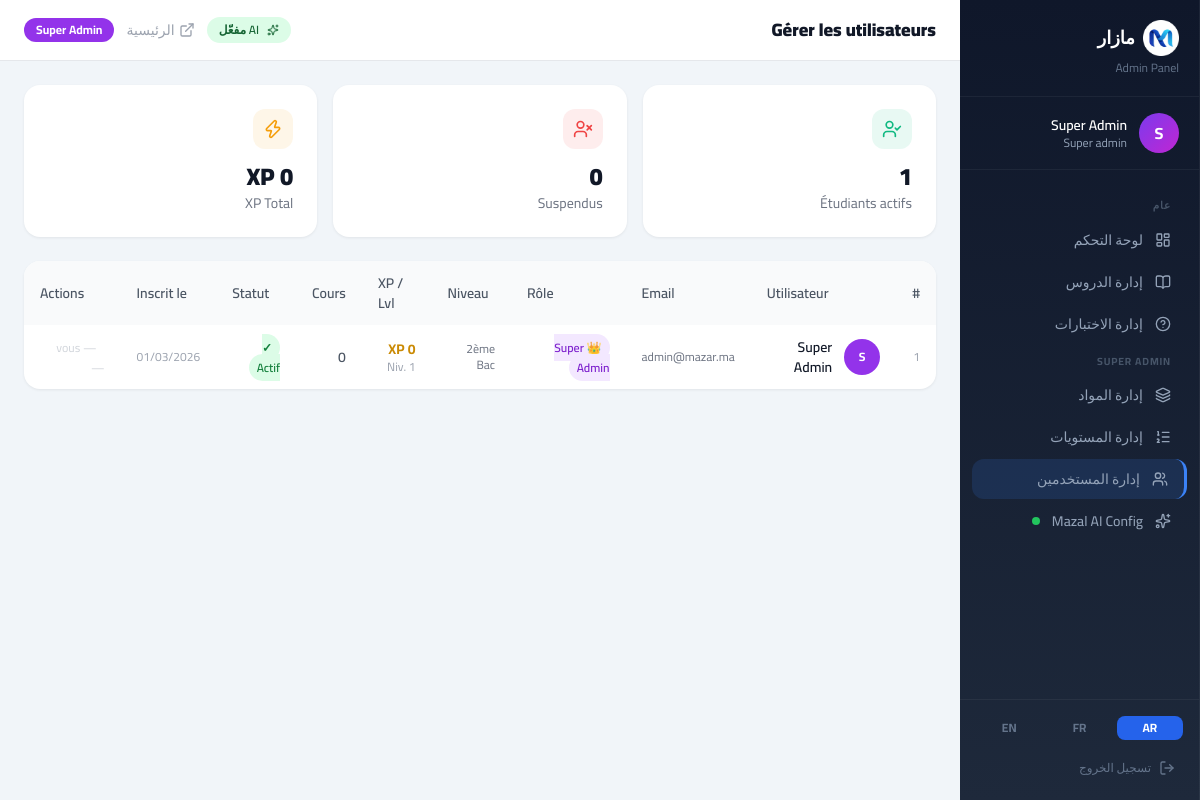
The page /admin/manage_users.php?lang=ar (signed in) on the database its author committed.
### tables this page shows
CREATE TABLE `ai_config` (
  `id`            INT UNSIGNED      NOT NULL DEFAULT 1,
  `provider`      VARCHAR(50)       NOT NULL DEFAULT 'groq',
  `model`         VARCHAR(100)      NOT NULL DEFAULT 'llama-3.3-70b-versatile',
  `api_key`       TEXT              DEFAULT NULL,
  `custom_url`    VARCHAR(500)      DEFAULT NULL,
  `system_prompt` TEXT              DEFAULT NULL,
  `enabled`       TINYINT(1)        NOT NULL DEFAULT 1,
  `temperature`   DECIMAL(3,2)      NOT NULL DEFAULT 0.70,
  `max_tokens`    INT UNSIGNED      NOT NULL DEFAULT 1000,
  `updated_at`    DATETIME          NOT NULL DEFAULT CURRENT_TIMESTAMP ON UPDATE CURRENT_TIMESTAMP,
  `updated_by`    INT UNSIGNED      DEFAULT NULL,
  PRIMARY KEY (`id`),
  CONSTRAINT `chk_ai_config_id` CHECK (`id` = 1)
);

CREATE TABLE `users` (
  `id`             INT UNSIGNED     NOT NULL AUTO_INCREMENT,
  `full_name`      VARCHAR(120)     NOT NULL,
  `email`          VARCHAR(180)     NOT NULL,
  `password`       VARCHAR(255)     NOT NULL,
  `grade_level_id` INT UNSIGNED     NOT NULL DEFAULT 13,
  `role`           ENUM('student','staff','admin','super_admin') NOT NULL DEFAULT 'student',
  `xp_points`      INT UNSIGNED     NOT NULL DEFAULT 0,
  `level`          TINYINT UNSIGNED NOT NULL DEFAULT 1,
  `status`         ENUM('active','banned') NOT NULL DEFAULT 'active',
  `created_at`     DATETIME         NOT NULL DEFAULT CURRENT_TIMESTAMP,
  PRIMARY KEY (`id`),
  UNIQUE KEY `email` (`email`),
  KEY `grade_level_id` (`grade_level_id`)
);

CREATE TABLE `levels` (
  `id`        INT UNSIGNED NOT NULL AUTO_INCREMENT,
  `name_ar`   VARCHAR(100) NOT NULL,
  `name_fr`   VARCHAR(100) NOT NULL,
  `name_en`   VARCHAR(100) NOT NULL,
  `slug`      VARCHAR(60)  NOT NULL,
  `order_num` TINYINT      NOT NULL DEFAULT 0,
  PRIMARY KEY (`id`),
  UNIQUE KEY `slug` (`slug`)
);

### includes/functions.php (called while the page is built, shortened)
<?php
function getCurrentLang(): string {
    return $_SESSION[SESS_LANG] ?? DEFAULT_LANG;
}
function loadTranslations(): array {
    static $trans = null;
    if ($trans === null) {
        $lang = getCurrentLang();
        $file = dirname(__DIR__) . '/lang/' . $lang . '.php';
        $trans = include $file;
    }
    return $trans;
}
function t(string $key, array $replace = []): string {
    $translations = loadTranslations();
    $text = $translations[$key] ?? $key;
    return $text;
}

### admin/manage_users.php (the view, shortened to what this page needs)
<?php
require_once dirname(__DIR__) . '/includes/functions.php';
$db        = getDB();
$users  = $db->query(
    "SELECT u.id, u.full_name, u.email, u.role, u.xp_points, u.level, u.status, u.created_at,
            u.grade_level_id,
            lv.name_fr AS grade,
            (SELECT COUNT(*) FROM user_lesson_completions ulc WHERE ulc.user_id=u.id) AS completions
     FROM users u
     JOIN levels lv ON lv.id = u.grade_level_id
     ORDER BY u.xp_points DESC"
)->fetchAll();
require dirname(__DIR__) . '/admin/_layout.php';
?>
<div class="grid grid-cols-3 gap-4 mb-6">
<?php
  $active = count(array_filter($users, fn($u)=>$u['status']==='active'));
  $banned = count($users) - $active;
  $totalXP = array_sum(array_column($users,'xp_points'));
  $cards = [
    ['Étudiants actifs', $active,  'user-check','#10B981'],
    ['Suspendus',        $banned,  'user-x',    '#EF4444'],
    ['XP Total',         number_format($totalXP).' XP', 'zap', '#F59E0B'],
  ];
  foreach($cards as [$label,$val,$icon,$color]):
?>
  <div class="stat-card">
    <div class="w-10 h-10 rounded-xl flex items-center justify-center mb-3" style="background:<?= $color ?>18">
      <i data-lucide="<?= $icon ?>" class="w-5 h-5" style="color:<?= $color ?>"></i>
    </div>
    <div class="text-2xl font-black text-gray-900"><?= $val ?></div>
    <div class="text-gray-500 text-sm"><?= $label ?></div>
  </div>
<?php endforeach; ?>
</div>
<div class="admin-card overflow-hidden">
  <div class="overflow-x-auto">
    <table class="dt-table w-full text-sm">
      <thead>
        <tr class="bg-gray-50 text-gray-600 text-left">
          <th class="px-4 py-3 font-semibold">#</th>
          <th class="px-4 py-3 font-semibold">Utilisateur</th>
          <th class="px-4 py-3 font-semibold">Email</th>
          <th class="px-4 py-3 font-semibold">Rôle</th>
          <th class="px-4 py-3 font-semibold">Niveau</th>
          <th class="px-4 py-3 font-semibold">XP / Lvl</th>
          <th class="px-4 py-3 font-semibold">Cours</th>
          <th class="px-4 py-3 font-semibold">Statut</th>
          <th class="px-4 py-3 font-semibold">Inscrit le</th>
          <th class="px-4 py-3 font-semibold">Actions</th>
        </tr>
      </thead>
      <tbody class="divide-y divide-gray-100">
        <?php foreach($users as $u): ?>
        <tr class="hover:bg-gray-50 transition">
          <td class="px-4 py-3 text-gray-400 text-xs"><?= $u['id'] ?></td>
          <td class="px-4 py-3">
            <div class="flex items-center gap-3">
              <div class="w-9 h-9 rounded-full flex items-center justify-center text-white font-bold text-xs flex-shrink-0
                <?= $u['role']==='super_admin'?'bg-purple-600':($u['role']==='admin'?'bg-blue-700':($u['role']==='staff'?'bg-cyan-600':'bg-blue-100 !text-blue-700')) ?>">
                <?= mb_strtoupper(mb_substr($u['full_name'],0,1)) ?>
              </div>
              <div>
                <div class="font-semibold text-gray-900 text-sm"><?= htmlspecialchars($u['full_name']) ?></div>
              </div>
            </div>
          </td>
          <td class="px-4 py-3 text-gray-500 text-xs max-w-[140px] truncate"><?= htmlspecialchars($u['email']) ?></td>
          <td class="px-4 py-3">
            <?php
              if ($u['role'] === 'super_admin')     { $rolePill = 'bg-purple-100 text-purple-700'; $roleLabel = '👑 Super Admin'; }
              elseif ($u['role'] === 'admin')        { $rolePill = 'bg-blue-100 text-blue-700';    $roleLabel = '🛡 Admin';       }
              elseif ($u['role'] === 'staff')        { $rolePill = 'bg-cyan-100 text-cyan-700';    $roleLabel = '🔧 Staff';       }
              else                                   { $rolePill = 'bg-gray-100 text-gray-600';    $roleLabel = '🎓 Étudiant';    }
            ?>
            <span class="px-2 py-0.5 rounded-full text-xs font-semibold <?= $rolePill ?>"><?= $roleLabel ?></span>
          </td>
          <td class="px-4 py-3 text-gray-500 text-xs"><?= htmlspecialchars($u['grade']) ?></td>
          <td class="px-4 py-3">
            <div class="font-bold text-yellow-600 text-sm"><?= number_format($u['xp_points']) ?> XP</div>
            <div class="text-gray-400 text-xs">Niv. <?= $u['level'] ?></div>
          </td>
          <td class="px-4 py-3 text-gray-600 text-sm font-semibold"><?= $u['completions'] ?></td>
          <td class="px-4 py-3">
            <span class="px-2 py-0.5 rounded-full text-xs font-semibold
              <?= $u['status']==='active' ? 'bg-green-100 text-green-700' : 'bg-red-100 text-red-700' ?>">
              <?= $u['status']==='active' ? '✓ Actif' : '✗ Suspendu' ?>
            </span>
          </td>
          <td class="px-4 py-3 text-gray-400 text-xs"><?= date('d/m/Y', strtotime($u['created_at'])) ?></td>
          <td class="px-4 py-3">
            <?php if($u['id'] != $_SESSION[SESS_USER_ID]): ?>
            <div class="flex items-center gap-1.5">
              <button
                onclick='openEditUserModal(<?= json_encode([
                  "id"             => $u["id"],
                  "full_name"      => $u["full_name"],
                  "email"          => $u["email"],
                  "role"           => $u["role"],
                  "grade_level_id" => $u["grade_level_id"],
                  "status"         => $u["status"],
                ]) ?>)'
                class="p-1.5 rounded-lg bg-blue-50 text-blue-600 hover:bg-blue-100 transition"
                title="Modifier">
                <i data-lucide="edit-3" class="w-4 h-4"></i>
              </button>
              <button
                onclick="openXpModal(<?= $u['id'] ?>, '<?= htmlspecialchars(addslashes($u['full_name'])) ?>')"
                class="p-1.5 rounded-lg bg-yellow-50 text-yellow-600 hover:bg-yellow-100 transition"
                title="Ajouter XP">
                <i data-lucide="zap" class="w-4 h-4"></i>
              </button>
              <form method="POST" class="inline" onsubmit="return confirm('Réinitialiser le XP ?')">
                <?= csrfField() ?>
                <input type="hidden" name="action"  value="reset_xp">
                <input type="hidden" name="user_id" value="<?= $u['id'] ?>">
                <button type="submit"
                  class="p-1.5 rounded-lg bg-gray-50 text-gray-500 hover:bg-gray-100 transition"
                  title="Réinitialiser XP">
                  <i data-lucide="refresh-cw" class="w-4 h-4"></i>
                </button>
              </form>
              <form method="POST" class="inline" onsubmit="return confirm('Supprimer définitivement cet utilisateur ?')">
                <?= csrfField() ?>
                <input type="hidden" name="action"  value="delete_user">
                <input type="hidden" name="user_id" value="<?= $u['id'] ?>">
                <button type="submit"
                  class="p-1.5 rounded-lg bg-red-50 text-red-500 hover:bg-red-100 transition"
                  title="Supprimer">
                  <i data-lucide="trash-2" class="w-4 h-4"></i>
                </button>
              </form>
            </div>
            <?php else: ?>
            <span class="text-gray-300 text-xs px-2">— vous —</span>
            <?php endif; ?>
          </td>
        </tr>
        <?php endforeach; ?>
      </tbody>
    </table>
  </div>
</div>
<?php require dirname(__DIR__) . '/admin/_layout_end.php'; ?>

### rows shown on the page
users: id "1", full_name "S", full_name "Super Admin", email "admin@mazar.ma", role "👑 Super Admin", grade_level.name_fr "2ème Bac", xp_points "0", level "1", completions "0", status "✓ Actif", created_at "01/03/2026", shows "— vous —"

### other values the page prints
t('site_name') "مازار"
mb_strtoupper(mb_substr($adminName, 0, 1)) "S"
$adminName "Super Admin"
str_replace('_', ' ', $role) "Super admin"
t('general') "عام"
$label "لوحة التحكم"
$label "إدارة الدروس"
$label "إدارة الاختبارات"
$label "إدارة المواد"
$label "إدارة المستويات"
$label "إدارة المستخدمين"
$label "Mazal AI Config"
$l "AR"
$l "FR"
$l "EN"
